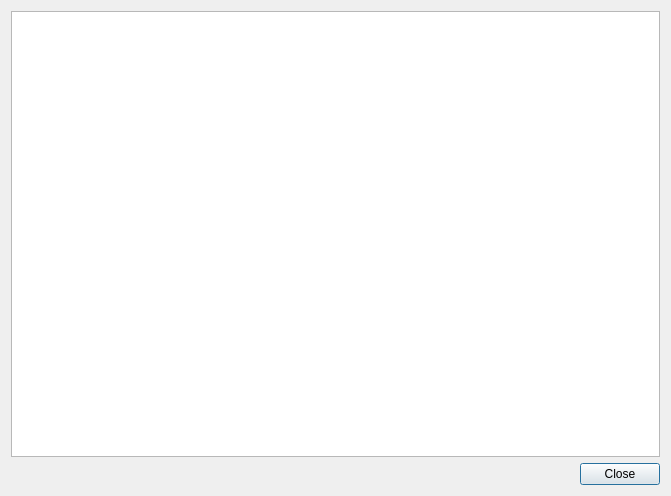
<?xml version="1.0" encoding="UTF-8"?>
<ui version="4.0">
 <class>LogDialog</class>
 <widget class="QDialog" name="LogDialog">
  <property name="geometry">
   <rect>
    <x>0</x>
    <y>0</y>
    <width>671</width>
    <height>496</height>
   </rect>
  </property>
  <property name="windowTitle">
   <string/>
  </property>
  <layout class="QVBoxLayout" name="verticalLayout">
   <item>
    <widget class="QTableWidget" name="tableWidget"/>
   </item>
   <item>
    <widget class="QDialogButtonBox" name="buttonBox">
     <property name="orientation">
      <enum>Qt::Horizontal</enum>
     </property>
     <property name="standardButtons">
      <set>QDialogButtonBox::Close</set>
     </property>
    </widget>
   </item>
  </layout>
 </widget>
 <resources/>
 <connections>
  <connection>
   <sender>buttonBox</sender>
   <signal>accepted()</signal>
   <receiver>LogDialog</receiver>
   <slot>accept()</slot>
   <hints>
    <hint type="sourcelabel">
     <x>248</x>
     <y>254</y>
    </hint>
    <hint type="destinationlabel">
     <x>157</x>
     <y>274</y>
    </hint>
   </hints>
  </connection>
  <connection>
   <sender>buttonBox</sender>
   <signal>rejected()</signal>
   <receiver>LogDialog</receiver>
   <slot>reject()</slot>
   <hints>
    <hint type="sourcelabel">
     <x>316</x>
     <y>260</y>
    </hint>
    <hint type="destinationlabel">
     <x>286</x>
     <y>274</y>
    </hint>
   </hints>
  </connection>
 </connections>
</ui>
